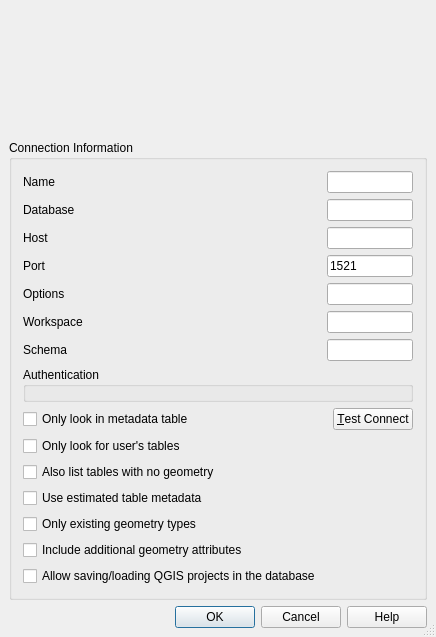
<?xml version="1.0" encoding="UTF-8"?>
<ui version="4.0">
 <class>QgsOracleNewConnectionBase</class>
 <widget class="QDialog" name="QgsOracleNewConnectionBase">
  <property name="geometry">
   <rect>
    <x>0</x>
    <y>0</y>
    <width>400</width>
    <height>637</height>
   </rect>
  </property>
  <property name="sizePolicy">
   <sizepolicy hsizetype="MinimumExpanding" vsizetype="MinimumExpanding">
    <horstretch>0</horstretch>
    <verstretch>0</verstretch>
   </sizepolicy>
  </property>
  <property name="windowTitle">
   <string>Create a New Oracle Connection</string>
  </property>
  <property name="sizeGripEnabled">
   <bool>true</bool>
  </property>
  <property name="modal">
   <bool>true</bool>
  </property>
  <layout class="QGridLayout">
   <property name="leftMargin">
    <number>9</number>
   </property>
   <property name="topMargin">
    <number>9</number>
   </property>
   <property name="rightMargin">
    <number>9</number>
   </property>
   <property name="bottomMargin">
    <number>9</number>
   </property>
   <property name="spacing">
    <number>6</number>
   </property>
   <item row="2" column="0">
    <widget class="QDialogButtonBox" name="buttonBox">
     <property name="standardButtons">
      <set>QDialogButtonBox::Cancel|QDialogButtonBox::Help|QDialogButtonBox::Ok</set>
     </property>
    </widget>
   </item>
   <item row="1" column="0">
    <widget class="QGroupBox" name="GroupBox1">
     <property name="title">
      <string>Connection Information</string>
     </property>
     <layout class="QGridLayout" name="gridLayout_1">
      <item row="1" column="0">
       <widget class="QLabel" name="label">
        <property name="text">
         <string>Database</string>
        </property>
        <property name="buddy">
         <cstring>txtDatabase</cstring>
        </property>
       </widget>
      </item>
      <item row="15" column="0" colspan="3">
       <widget class="QCheckBox" name="cb_onlyExistingTypes">
        <property name="toolTip">
         <string>Only list the existing geometry types and don't offer to add others.</string>
        </property>
        <property name="whatsThis">
         <string>&lt;html&gt;&lt;head/&gt;&lt;body&gt;&lt;p&gt;When the layer is setup various metadata is required for the Oracle table. This includes information such as the table row count, geometry type and spatial extents of the data in the geometry column. If the table contains a large number of rows determining this metadata is time consuming.&lt;/p&gt;&lt;p&gt;By activating this option the following fast table metadata operations are done:&lt;/p&gt;&lt;p&gt;1) Row count is determined from all_tables.num_rows.&lt;/p&gt;&lt;p&gt;2) Table extents are always determined with the SDO_TUNE.EXTENTS_OF function even if a layer filter is applied.&lt;/p&gt;&lt;p&gt;3) The table geometry is determined from the first 100 non-null geometry rows in the table.&lt;/p&gt;&lt;/body&gt;&lt;/html&gt;</string>
        </property>
        <property name="text">
         <string>Only existing geometry types</string>
        </property>
       </widget>
      </item>
      <item row="14" column="0" colspan="3">
       <widget class="QCheckBox" name="cb_useEstimatedMetadata">
        <property name="toolTip">
         <string>Use estimated table statistics for the layer metadata.</string>
        </property>
        <property name="whatsThis">
         <string>&lt;html&gt;&lt;head/&gt;&lt;body&gt;&lt;p&gt;When the layer is setup various metadata is required for the Oracle table. This includes information such as the table row count, geometry type and spatial extents of the data in the geometry column. If the table contains a large number of rows determining this metadata is time consuming.&lt;/p&gt;&lt;p&gt;By activating this option the following fast table metadata operations are done:&lt;/p&gt;&lt;p&gt;1) Row count is determined from all_tables.num_rows.&lt;/p&gt;&lt;p&gt;2) Table extents are always determined with the SDO_TUNE.EXTENTS_OF function even if a layer filter is applied.&lt;/p&gt;&lt;p&gt;3) The table geometry is determined from the first 100 non-null geometry rows in the table.&lt;/p&gt;&lt;/body&gt;&lt;/html&gt;</string>
        </property>
        <property name="text">
         <string>Use estimated table metadata</string>
        </property>
       </widget>
      </item>
      <item row="3" column="0">
       <widget class="QLabel" name="TextLabel2_2">
        <property name="text">
         <string>Port</string>
        </property>
        <property name="buddy">
         <cstring>txtPort</cstring>
        </property>
       </widget>
      </item>
      <item row="6" column="0">
       <widget class="QLabel" name="TextLabel3_5">
        <property name="text">
         <string>Schema</string>
        </property>
       </widget>
      </item>
      <item row="1" column="1" colspan="2">
       <widget class="QLineEdit" name="txtDatabase">
        <property name="toolTip">
         <string>Database name, or service name (described in tnsnames.ora) if no host and port has been set</string>
        </property>
       </widget>
      </item>
      <item row="2" column="1" colspan="2">
       <widget class="QLineEdit" name="txtHost"/>
      </item>
      <item row="4" column="0">
       <widget class="QLabel" name="TextLabel3_3">
        <property name="text">
         <string>Options</string>
        </property>
       </widget>
      </item>
      <item row="3" column="1" colspan="2">
       <widget class="QLineEdit" name="txtPort">
        <property name="text">
         <string>1521</string>
        </property>
       </widget>
      </item>
      <item row="4" column="1" colspan="2">
       <widget class="QLineEdit" name="txtOptions">
        <property name="echoMode">
         <enum>QLineEdit::Normal</enum>
        </property>
       </widget>
      </item>
      <item row="13" column="0" colspan="3">
       <widget class="QCheckBox" name="cb_allowGeometrylessTables">
        <property name="text">
         <string>Also list tables with no geometry</string>
        </property>
        <property name="checked">
         <bool>false</bool>
        </property>
       </widget>
      </item>
      <item row="7" column="0" colspan="3">
       <widget class="QGroupBox" name="mAuthGroupBox">
        <property name="title">
         <string>Authentication</string>
        </property>
        <layout class="QGridLayout" name="gridLayout_2">
         <property name="leftMargin">
          <number>6</number>
         </property>
         <property name="topMargin">
          <number>6</number>
         </property>
         <property name="rightMargin">
          <number>6</number>
         </property>
         <property name="bottomMargin">
          <number>6</number>
         </property>
         <item row="0" column="0">
          <widget class="QgsAuthSettingsWidget" name="mAuthSettings" native="true"/>
         </item>
        </layout>
       </widget>
      </item>
      <item row="6" column="1" colspan="2">
       <widget class="QgsFilterLineEdit" name="txtSchema">
        <property name="toolTip">
         <string>If specified, only tables from the matching schema will be fetched and listed for the provider</string>
        </property>
        <property name="echoMode">
         <enum>QLineEdit::Normal</enum>
        </property>
       </widget>
      </item>
      <item row="0" column="1" colspan="2">
       <widget class="QLineEdit" name="txtName">
        <property name="toolTip">
         <string>Name of the new connection</string>
        </property>
       </widget>
      </item>
      <item row="10" column="2">
       <widget class="QPushButton" name="btnConnect">
        <property name="text">
         <string>&amp;Test Connect</string>
        </property>
       </widget>
      </item>
      <item row="12" column="0" colspan="3">
       <widget class="QCheckBox" name="cb_userTablesOnly">
        <property name="toolTip">
         <string>When searching for spatial tables restrict the search to tables that are owned by the user.</string>
        </property>
        <property name="whatsThis">
         <string>&lt;html&gt;&lt;head/&gt;&lt;body&gt;&lt;p&gt;When searching for spatial tables restrict the search to tables that are owned by the user.&lt;/p&gt;&lt;/body&gt;&lt;/html&gt;</string>
        </property>
        <property name="text">
         <string>Only look for user's tables</string>
        </property>
       </widget>
      </item>
      <item row="10" column="0" colspan="2">
       <widget class="QCheckBox" name="cb_geometryColumnsOnly">
        <property name="toolTip">
         <string>Restrict the displayed tables to those that are in the all_sdo_geom_metadata table</string>
        </property>
        <property name="whatsThis">
         <string>&lt;html&gt;&lt;head/&gt;&lt;body&gt;&lt;p&gt;Restricts the displayed tables to those that are in the all_sdo_geom_metadata view. This can speed up the initial display of spatial tables.&lt;/p&gt;&lt;/body&gt;&lt;/html&gt;</string>
        </property>
        <property name="text">
         <string>Only look in metadata table</string>
        </property>
       </widget>
      </item>
      <item row="0" column="0">
       <widget class="QLabel" name="TextLabel1_2">
        <property name="text">
         <string>Name</string>
        </property>
        <property name="buddy">
         <cstring>txtName</cstring>
        </property>
       </widget>
      </item>
      <item row="2" column="0">
       <widget class="QLabel" name="TextLabel1">
        <property name="text">
         <string>Host</string>
        </property>
        <property name="buddy">
         <cstring>txtHost</cstring>
        </property>
       </widget>
      </item>
      <item row="16" column="0" colspan="3">
       <widget class="QCheckBox" name="cb_includeGeoAttributes">
        <property name="toolTip">
         <string/>
        </property>
        <property name="whatsThis">
         <string/>
        </property>
        <property name="text">
         <string>Include additional geometry attributes</string>
        </property>
       </widget>
      </item>
      <item row="5" column="0">
       <widget class="QLabel" name="TextLabel3_4">
        <property name="text">
         <string>Workspace</string>
        </property>
       </widget>
      </item>
      <item row="5" column="1" colspan="2">
       <widget class="QLineEdit" name="txtWorkspace">
        <property name="echoMode">
         <enum>QLineEdit::Normal</enum>
        </property>
       </widget>
      </item>
      <item row="17" column="0">
       <widget class="QCheckBox" name="cb_projectsInDatabase">
        <property name="text">
         <string>Allow saving/loading QGIS projects in the database</string>
        </property>
       </widget>
      </item>
     </layout>
    </widget>
   </item>
   <item row="0" column="0">
    <widget class="QgsMessageBar" name="bar" native="true"/>
   </item>
  </layout>
 </widget>
 <layoutdefault spacing="6" margin="11"/>
 <customwidgets>
  <customwidget>
   <class>QgsFilterLineEdit</class>
   <extends>QLineEdit</extends>
   <header>qgsfilterlineedit.h</header>
  </customwidget>
  <customwidget>
   <class>QgsMessageBar</class>
   <extends>QWidget</extends>
   <header>qgsmessagebar.h</header>
   <container>1</container>
  </customwidget>
  <customwidget>
   <class>QgsAuthSettingsWidget</class>
   <extends>QWidget</extends>
   <header>auth/qgsauthsettingswidget.h</header>
   <container>1</container>
  </customwidget>
 </customwidgets>
 <tabstops>
  <tabstop>txtName</tabstop>
  <tabstop>txtDatabase</tabstop>
  <tabstop>txtHost</tabstop>
  <tabstop>txtPort</tabstop>
  <tabstop>txtOptions</tabstop>
  <tabstop>txtWorkspace</tabstop>
  <tabstop>txtSchema</tabstop>
  <tabstop>btnConnect</tabstop>
  <tabstop>cb_geometryColumnsOnly</tabstop>
  <tabstop>cb_userTablesOnly</tabstop>
  <tabstop>cb_allowGeometrylessTables</tabstop>
  <tabstop>cb_useEstimatedMetadata</tabstop>
  <tabstop>cb_onlyExistingTypes</tabstop>
  <tabstop>cb_includeGeoAttributes</tabstop>
 </tabstops>
 <resources/>
 <connections>
  <connection>
   <sender>buttonBox</sender>
   <signal>rejected()</signal>
   <receiver>QgsOracleNewConnectionBase</receiver>
   <slot>reject()</slot>
   <hints>
    <hint type="sourcelabel">
     <x>313</x>
     <y>501</y>
    </hint>
    <hint type="destinationlabel">
     <x>451</x>
     <y>312</y>
    </hint>
   </hints>
  </connection>
  <connection>
   <sender>buttonBox</sender>
   <signal>accepted()</signal>
   <receiver>QgsOracleNewConnectionBase</receiver>
   <slot>accept()</slot>
   <hints>
    <hint type="sourcelabel">
     <x>395</x>
     <y>501</y>
    </hint>
    <hint type="destinationlabel">
     <x>450</x>
     <y>287</y>
    </hint>
   </hints>
  </connection>
 </connections>
</ui>
